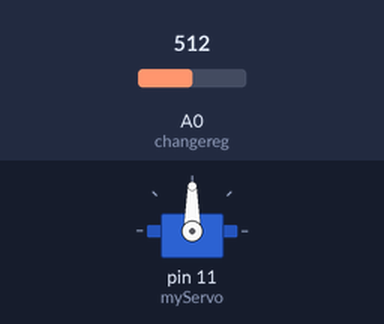
Simulated run of this sketch. Board: Arduino Uno, built with avr-gcc and run on an emulated ATmega328P. Parts: servo. The test bench sets the inputs (shaded band); at power-on: A0 (changereg) = 512.

Above: at 1.2 s.
1.3 s: A0 (changereg) set to 716
At 1.7 s:
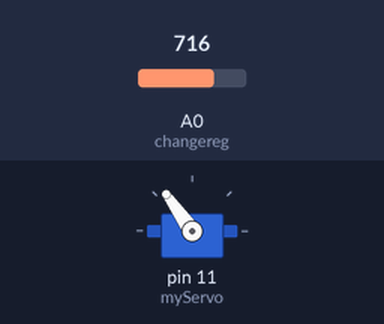
2.8 s: A0 (changereg) set to 900
At 4.0 s:
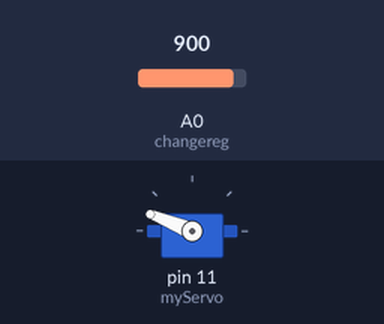
4.3 s: A0 (changereg) set to 1023
At 5.2 s:
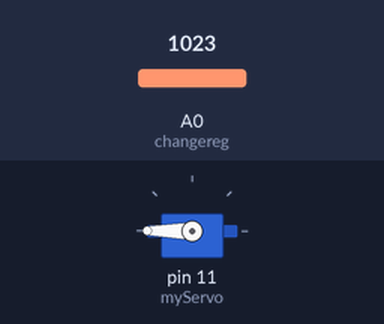
5.8 s: A0 (changereg) set to 306
At 6.4 s:
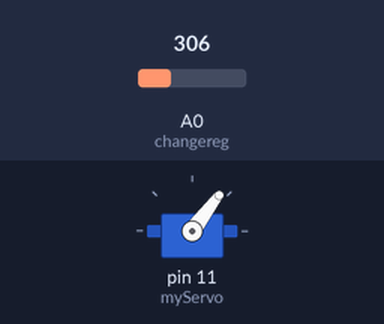
7.3 s: A0 (changereg) set to 122
At 8.7 s:
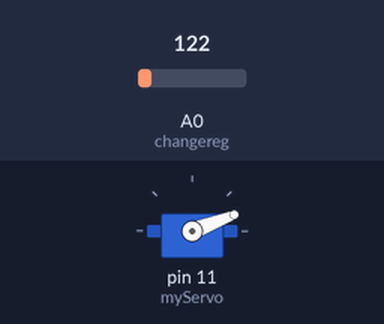
Timing chart, 0 to 9.8 s (numbered marks = the images above; inputs shaded):
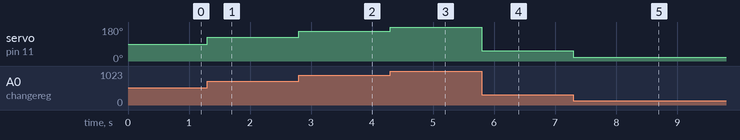

Measured:
- after the input at 1.3 s, servo on pin 11 (myServo): 90° → 125° at once
- after the input at 2.8 s, servo on pin 11 (myServo): 125° → 158° at once
- after the input at 4.3 s, servo on pin 11 (myServo): 158° → 180° at once
- after the input at 5.8 s, servo on pin 11 (myServo): 180° → 53° at once
- after the input at 7.3 s, servo on pin 11 (myServo): 53° → 21° at once

The sketch:

Servo.ino
```cpp
#include <Servo.h>
#define changereg A0

Servo myServo;

void setup() {
  myServo.attach(11);

}

void loop() {
  int val = map(analogRead(changereg),0,1023,0,180);

  myServo.write(val);

}
```
